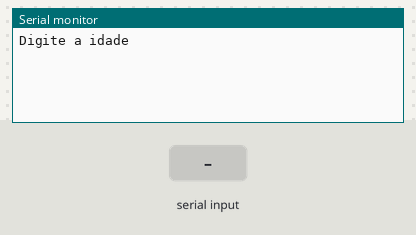
Bench run of a sketch on a simulated Arduino Uno, built with avr-gcc and run on an emulated ATmega328P. On the bench: the last lines printed to the serial monitor. The test bench sets the inputs (shaded band).

Above: at 1.2 s.
1.3 s: "90,45\n" received over Serial
At 2.3 s:
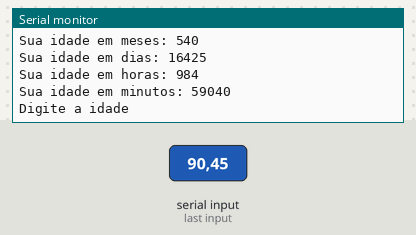
2.8 s: "30,150\n" received over Serial
At 5.2 s:
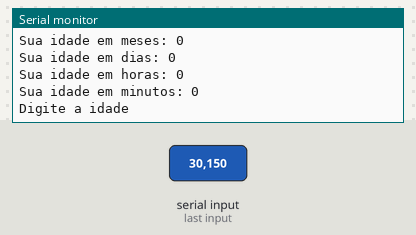
Timing chart, 0 to 6.7 s (numbered marks = the images above; inputs shaded):
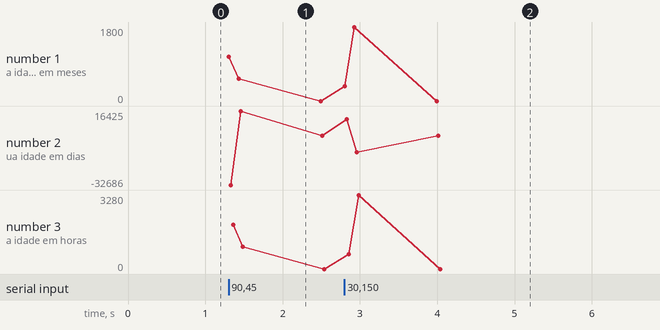

Measured:
- after the input at 1.3 s, the serial monitor: prints a new line at once (image 1)
- after the input at 2.8 s, the serial monitor: prints a new line at once (image 2)

The sketch:

lopal_ex011.ino
```cpp
//Faça um programa que receba a idade de uma pessoa em anos e
//imprima essa idade em: Meses, Dias, Horas, Minutos.

//Variáveis
int idade = 0;//inicia a idade
long idadeMeses = 0;
long idadeDias = 0;
long idadeHoras = 0;
long idadeMinutos = 0;

void setup()
{
  Serial.begin(9600);
}

void loop()
{
 //entrada
  Serial.println("Digite a idade");//pergunta a idade do usuário
  while( ! Serial.available() ){}//Aguarda o usuário
  idade = Serial.parseInt();

  //Processamento
  idadeMeses = idade * 12;
  idadeDias = idade * 365;
  idadeHoras = 24 * 365 * idade;
  idadeMinutos = idadeHoras * 60;

  //Saída
  Serial.println("Sua idade em meses: " + String(idadeMeses) );
  Serial.println("Sua idade em dias: " + String(idadeDias) );
  Serial.println("Sua idade em horas: " + String(idadeHoras) );
  Serial.println("Sua idade em minutos: " + String(idadeMinutos) );
}
```
